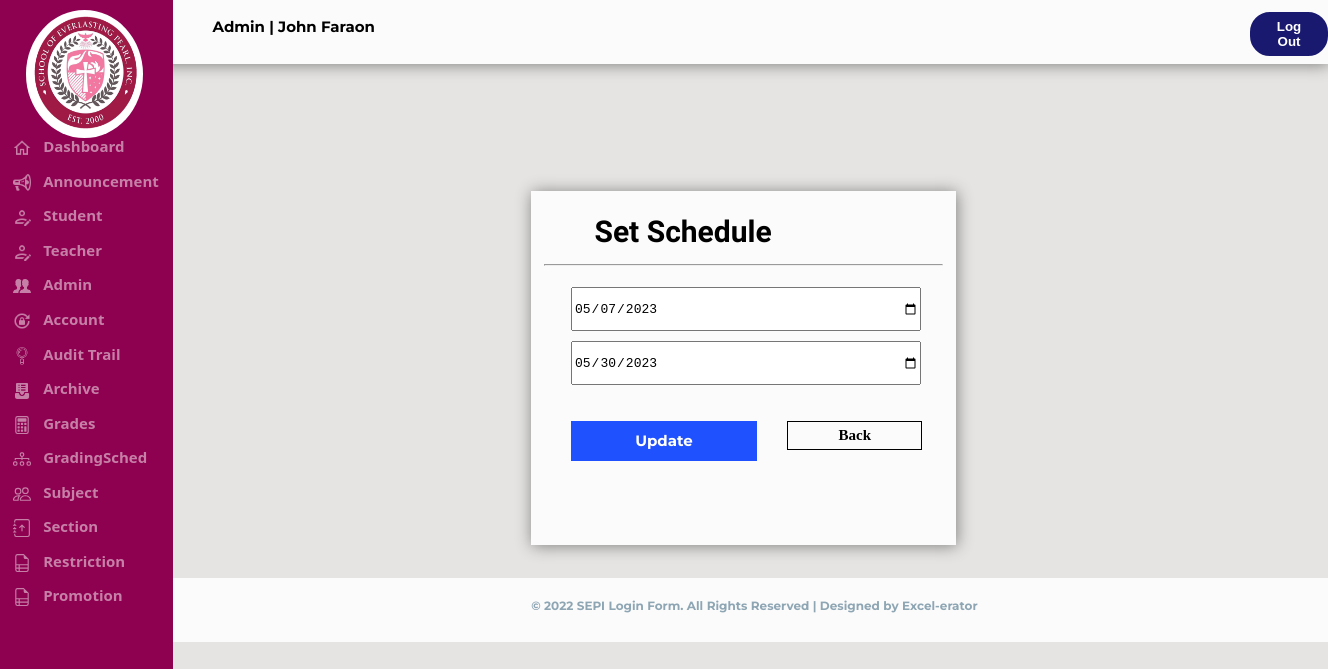
/Admin/gradingsched.php (signed in), run on the app's committed database.
### tables this page shows
CREATE TABLE `tbl_sepi_account` (
  `Acc_ID` int(11) NOT NULL AUTO_INCREMENT,
  `Admin_ID` varchar(20) NOT NULL,
  `Fname` varchar(30) NOT NULL,
  `mname` varchar(5) NOT NULL,
  `Lname` varchar(30) NOT NULL,
  `Username` varchar(30) NOT NULL,
  `EMAIL` varchar(50) NOT NULL,
  `Password` varchar(30) NOT NULL,
  `Gender` varchar(15) NOT NULL,
  `Address` varchar(50) NOT NULL,
  `Role` varchar(20) NOT NULL,
  `Hdate` date NOT NULL,
  PRIMARY KEY (`Acc_ID`)
);

CREATE TABLE `tbl_gradingsched` (
  `id` int(11) NOT NULL AUTO_INCREMENT,
  `date_from` varchar(255) DEFAULT NULL,
  `date_to` varchar(255) DEFAULT NULL,
  `grade` varchar(255) DEFAULT NULL,
  PRIMARY KEY (`id`)
);

### Admin/gradingsched.php (the view, shortened to what this page needs)
<?php
include "../sepi_connect.php";
if(!isset($_SESSION['loggedin']) || $_SESSION['loggedin'] !== true)
{
    header("refresh:0; ../Index.php");
    exit;
}
else if(isset($_SESSION['Acc_ID']))
{
    $userid = $_SESSION['Acc_ID'];
    $getrecord = mysqli_query($config,"SELECT * FROM tbl_sepi_account WHERE Acc_ID ='$userid'");
    while($rowedit = mysqli_fetch_assoc($getrecord))
    {
        $type = $rowedit['Role'];
        $name = $rowedit['Fname']." ".$rowedit['Lname'];
    }
}
$query = "SELECT * FROM tbl_gradingsched";
$result = mysqli_query($config, $query);
$row = mysqli_fetch_assoc($result);
$date_from = $row['date_from'];
$date_to = $row['date_to'];
?>
<!DOCTYPE html>
<html>
<head>
    <link rel="stylesheet" href="../Css/sepi.css">
</head>
<body style="background-color:#E5E4E2">
    <div class="header">
        <p class="displayname"><?php echo "$type" ?> | <?php echo "$name" ?></p>
        <form method="POST" action="logout.php">
            <button type="submit" name="logout" class="logout">Log Out</button>
        </form>
    </div>
    <div class="footer">
        <h6 id="footer">© 2022 SEPI Login Form. All Rights Reserved | Designed by Excel-erator</h6>
    </div>
    <form method="POST" action="gradingsched.php" enctype="multipart/form-data">
        <?php include_once('SideNav.php'); ?>
        <div class="announceadddiv">
            <h1 id="announceaddfont">Set Schedule</h1>
            <hr class="announceaddline">
            <input type="date" name="date_from" placeholder="Date" autocomplete="off" size="50" class="addannouncemntfield" value="<?php echo $date_from; ?>"><br><br><br>
            <input type="date" name="date_to" placeholder="Date" autocomplete="off" size="50" class="addannouncemntfield" value="<?php echo $date_to; ?>">
            <input type="submit" name="sub" value="Update" class="addannouncebtn">
            <a href="subject.php" class="addannounceback">Back</a>
        </div>
    </form>
</body>
</html>

### data on the page
tbl_sepi_account: Role "Admin", name "John Faraon"
tbl_gradingsched: date_from "05/07/2023", date_to "05/30/2023"
